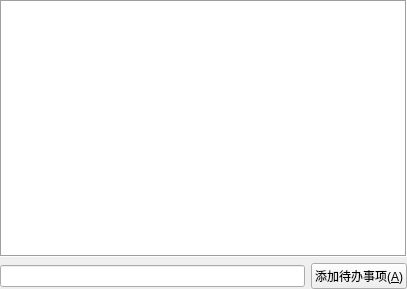
<?xml version="1.0" encoding="UTF-8"?>
<ui version="4.0">
 <class>TodoListWidget</class>
 <widget class="QWidget" name="TodoListWidget">
  <property name="geometry">
   <rect>
    <x>0</x>
    <y>0</y>
    <width>407</width>
    <height>289</height>
   </rect>
  </property>
  <property name="windowTitle">
   <string>待办事项</string>
  </property>
  <layout class="QVBoxLayout" name="verticalLayout">
   <property name="margin">
    <number>0</number>
   </property>
   <item>
    <widget class="QTreeView" name="tvTodoList">
     <property name="contextMenuPolicy">
      <enum>Qt::CustomContextMenu</enum>
     </property>
     <property name="frameShape">
      <enum>QFrame::Box</enum>
     </property>
     <property name="rootIsDecorated">
      <bool>false</bool>
     </property>
     <property name="uniformRowHeights">
      <bool>true</bool>
     </property>
     <property name="itemsExpandable">
      <bool>false</bool>
     </property>
     <property name="allColumnsShowFocus">
      <bool>true</bool>
     </property>
    </widget>
   </item>
   <item>
    <layout class="QHBoxLayout" name="horizontalLayout">
     <item>
      <widget class="QLineEdit" name="txtTodoSubject"/>
     </item>
     <item>
      <widget class="QPushButton" name="btnAddTodo">
       <property name="text">
        <string>添加待办事项(&amp;A)</string>
       </property>
       <property name="icon">
        <iconset>
         <normaloff>:/images/task-new.png</normaloff>:/images/task-new.png</iconset>
       </property>
      </widget>
     </item>
    </layout>
   </item>
  </layout>
  <action name="actionEditTodo">
   <property name="icon">
    <iconset>
     <normaloff>:/images/edit.png</normaloff>:/images/edit.png</iconset>
   </property>
   <property name="text">
    <string>编辑/查看待办事项(&amp;E)</string>
   </property>
   <property name="iconText">
    <string>编辑/查看待办事项</string>
   </property>
   <property name="toolTip">
    <string>编辑/查看待办事项</string>
   </property>
  </action>
  <action name="actionCreateTodo">
   <property name="icon">
    <iconset>
     <normaloff>:/images/new.png</normaloff>:/images/new.png</iconset>
   </property>
   <property name="text">
    <string>添加待办事项(&amp;A)</string>
   </property>
   <property name="iconText">
    <string>添加待办事项</string>
   </property>
   <property name="toolTip">
    <string>添加待办事项</string>
   </property>
  </action>
  <action name="actionRemoveTodo">
   <property name="icon">
    <iconset>
     <normaloff>:/images/delete.png</normaloff>:/images/delete.png</iconset>
   </property>
   <property name="text">
    <string>删除待办事项(&amp;R)</string>
   </property>
   <property name="iconText">
    <string>删除待办事项</string>
   </property>
   <property name="toolTip">
    <string>删除待办事项</string>
   </property>
  </action>
  <action name="actionModifyTodoSubject">
   <property name="icon">
    <iconset>
     <normaloff>:/images/edit-rename.png</normaloff>:/images/edit-rename.png</iconset>
   </property>
   <property name="text">
    <string>修改待办事项标题(&amp;T)</string>
   </property>
   <property name="iconText">
    <string>修改待办事项标题</string>
   </property>
   <property name="toolTip">
    <string>修改待办事项标题</string>
   </property>
  </action>
  <action name="actionMarkProcessing">
   <property name="text">
    <string>标记为&quot;进行中&quot;(&amp;P)</string>
   </property>
   <property name="iconText">
    <string>标记为&quot;进行中&quot;</string>
   </property>
   <property name="toolTip">
    <string>标记为&quot;进行中&quot;</string>
   </property>
  </action>
  <action name="actionMarkFinished">
   <property name="text">
    <string>标记为&quot;已完成&quot;</string>
   </property>
  </action>
  <action name="actionMarkUnfinished">
   <property name="text">
    <string>标记为&quot;未开始&quot;</string>
   </property>
  </action>
 </widget>
 <resources/>
 <connections>
  <connection>
   <sender>txtTodoSubject</sender>
   <signal>returnPressed()</signal>
   <receiver>btnAddTodo</receiver>
   <slot>animateClick()</slot>
   <hints>
    <hint type="sourcelabel">
     <x>140</x>
     <y>274</y>
    </hint>
    <hint type="destinationlabel">
     <x>345</x>
     <y>274</y>
    </hint>
   </hints>
  </connection>
 </connections>
</ui>
